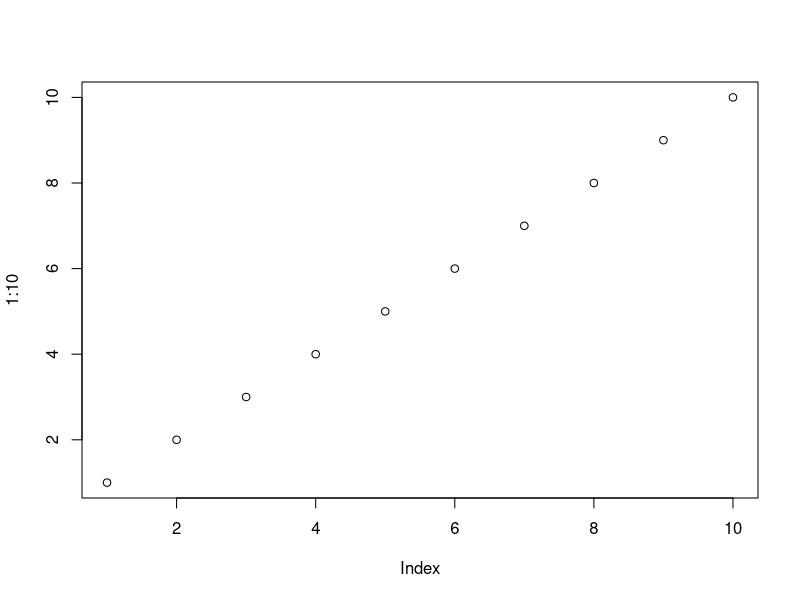
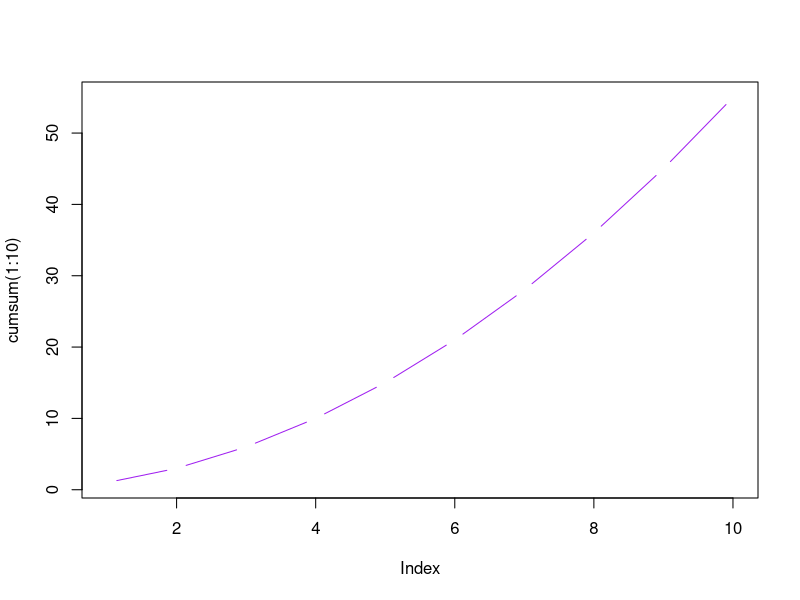
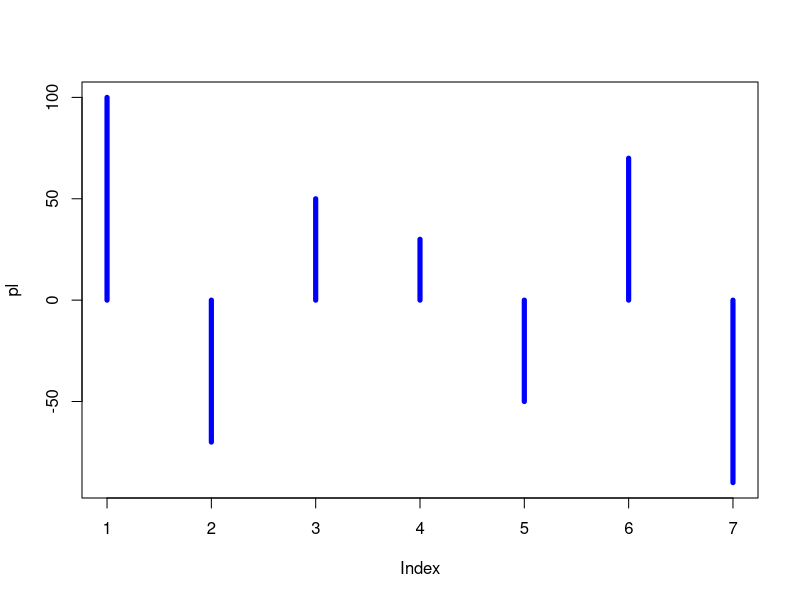
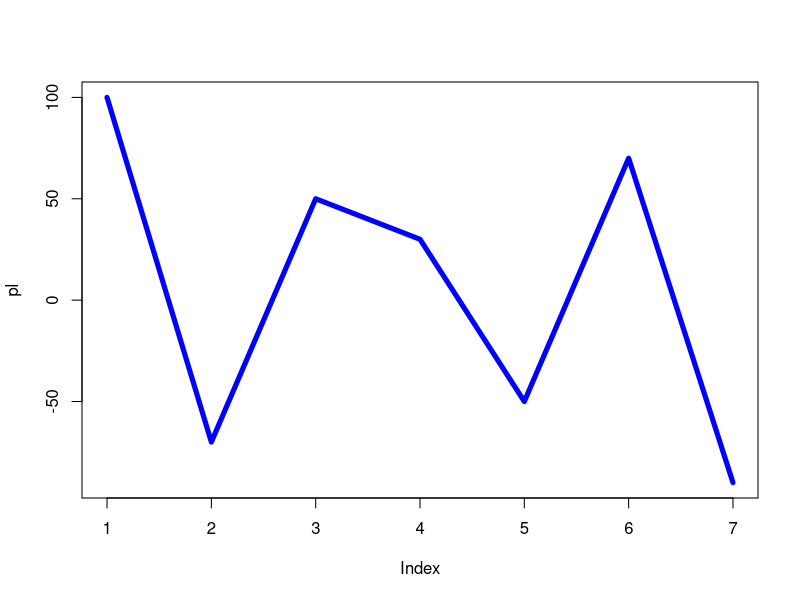

The R script that drew these images, in order:
# ctrl(cmd)+Enter to compile by line
#help(fun_name) search function
#?fun_name search about function
#??fun_name search all about function (?
#shift+cmd+c to comment


"hello world"
5+5
plot(1:10)
plot(cumsum(1:10), col="purple", type = "c")

sum(100:1)
cumsum(100:1)

prod(1:10) #10!

pl=c(100,-70,50,30,-50,70,-90)
pl[pl<0]
mean(pl[pl<0])
plot(pl, type="h", lwd=5, col="blue")
sum(pl)

plot(pl, type="l", lwd=5, col="blue")

sign(-10)

3<=3

(!(3<3))+(3<=3)

a=6
b<-6

x=5:1
x>3
x[4]
x[x<4] #find value < 4 in x

rep(5,7)
seq(1,100,2) #from 1 to 100 step 2

rm(list = ls()) #clear all values

#for loop
x=NULL
for(i in 1:10){
  x=i
}

#while
i=j=0
while (i<100) {
  i=i+1
  j=j+i
}

?sample
sample(1:9,8) #取8
sample(1:9,8,replace=TRUE) # replace=TRUE => 取後放回

sort(sample(1:49,6),decreasing = TRUE)


num=1:6
count=count3=count4=count5=count6=0
while (sum(sort(sample(1:49,6))==num)!=4) {
  if (sum(sort(sample(1:49,6))==num)==3){
    count3=count3+1
  }
  count=count+1
  print(count)
}
paste("buy",count,"lottery, cost",count*50,"$")

# cbind() combine table by column

# library(showtext)
# showtext.auto(enable = TRUE)
